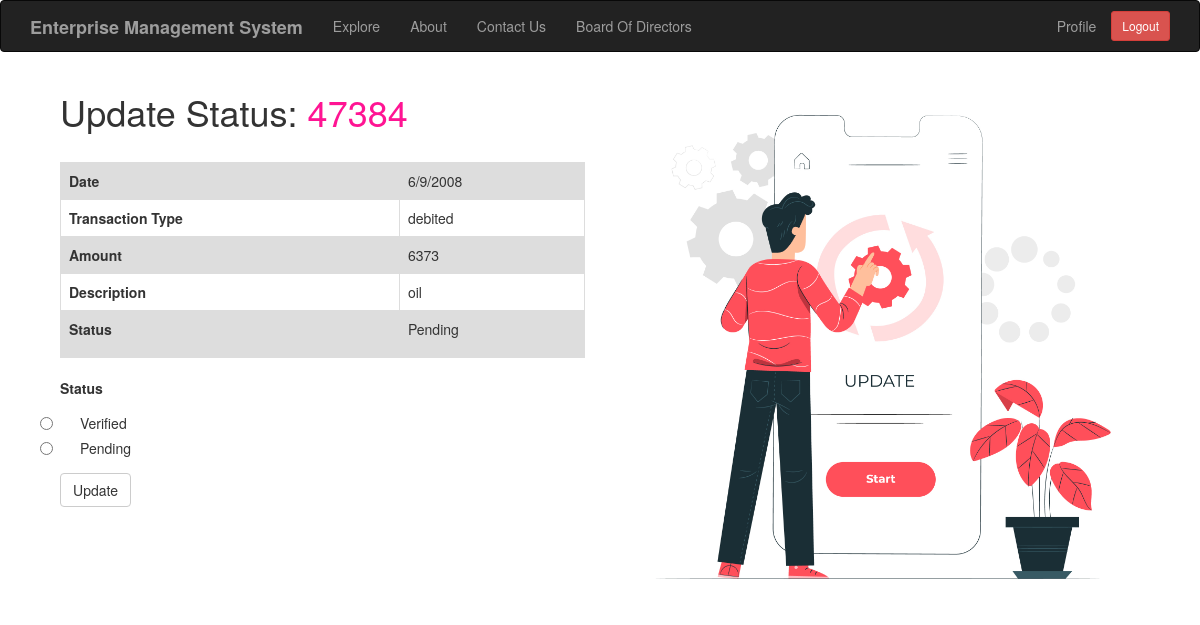
/update_status/6 (signed in), run on the app's committed database.
### app/models.py (models this page shows, shortened)
class Transaction(db.Model):
    id = db.Column(db.Integer,primary_key=True)
    tr_id = db.Column(db.Integer)
    date = db.Column(db.String(64))
    description = db.Column(db.String(140))
    tr_type = db.Column(db.String(64))
    amount = db.Column(db.Integer)
    valid = db.Column(db.Boolean, default=False)
    user_id = db.Column(db.Integer,db.ForeignKey('user.id'))
    comment = db.relationship('Comment',backref='comment_of',lazy='dynamic')
    document = db.relationship('Document',backref='document_of',lazy='dynamic')

### app/routes.py (the view, shortened to what this page needs)
@app.route('/update_status/<trans_id>',methods=['GET','POST'])
@login_required
def update_status(trans_id):
    form = UpdateStatusForm()
    transaction = Transaction.query.filter_by(id=trans_id).first_or_404()
    return render_template('status.html',title='Update Status',form=form,tr=transaction)

### app/forms.py
class UpdateStatusForm(FlaskForm):
    status = RadioField('Status',choices=[('True','Verified'),('False','Pending')],validators=[DataRequired()])
    submit = SubmitField('Update')

### app/models.py (called while the page is built)
@login.user_loader
def load_user(id):
    return User.query.get(int(id))

### app/routes.py (called while the page is built)
@app.before_request
def before_request():
    if current_user.is_authenticated:
        current_user.last_seen = datetime.utcnow()
        db.session.commit()

### app/templates/status.html
{% extends 'base.html' %}
{% import 'bootstrap/wtf.html' as wtf %}
{% block app_content %}
<div class="col-md-12">
	<div class="col-md-6">
		<h1 style="padding-bottom: 20px;">Update Status: <span style="color: #FF1493;">{{ tr.tr_id }}</span></h1>
		<table class="table table-bordered table-striped">
				<tr  style="background-color: #dddddd">
					<th>Date</th>
					<td>{{ tr.date }}</td>
				</tr>
				<tr>
					<th>Transaction Type</th>
					<td>{{ tr.tr_type}}</td>
				</tr>
				<tr  style="background-color: #dddddd">
					<th>Amount</th>
					<td>{{ tr.amount }}</td>
				</tr>
				<tr>
					<th>Description</th>
					<td>{{ tr.description }}</td>
				</tr>
				<tr  style="background-color: #dddddd">
					<th>Status</th>
					<td>{% if tr.valid == False %}
						<p>Pending</p>
						{% else %}
						<p>Done</p>
						{% endif %}
					</td>
				</tr>
		</table>
    	<div class="row">
        	<div class="col-md-6">
            	{{ wtf.quick_form(form) }}
        	</div>
    	</div>
    	<br>
	</div>
	<div class=col-md-6>
		<img src="{{ url_for('static', filename= 'images/status.jpg')}}" alt="update" style="max-width: 100%; height: auto">
	</div>
</div>
{% endblock %}

### data on the page
Transaction: tr_id "47384", date "6/9/2008", tr_type "debited", amount "6373", description "oil"
